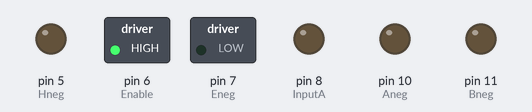
The sketch below on a simulated Arduino Uno, built with avr-gcc and run on an emulated ATmega328P. Parts: switched loads named in the sketch (green lamp = pin HIGH), output pins drawn as LEDs (lit = HIGH). Pins used as bus, display or sensor lines are not drawn.

Above: at 12.5 s.
At 31.6 s:
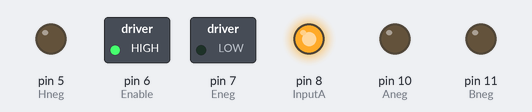
Timing chart, 0 to 32.9 s (numbered marks = the images above):
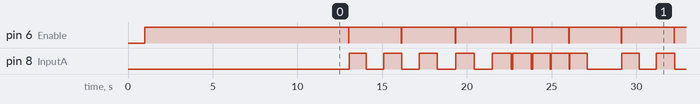

The sketch:

ClearPath-Arduino-Pulse-Burst.ino
```cpp
#include "math.h"
/*    ____________________________________________________________________________________________________
 *    ____ClearPath_Provided_Mode_Information_____________________________________________________________
 *    Selected Mode - Pulse Burst Positioning
 *      Description - ClearPath will move a distance proportional to the number of pulses sent to Input B.
 *                    The direction of movement is determined by the state of Input A. The speed is user-
 *                    definable. This mode offers most of the flexibility of a "step and direction" system,
 *                    but doesn't require an expensive indexer to create smoothly ramped move trajectories.
 *                    A simple counter/timer of a PLC or a software loop can generate the pulses.
 *
 *    Input Actions...
 *      Enable  - Asserting this input energizes the motor shaft. A short pulse (user-definable) on this
 *                input tells ClearPath to use the alternate speed limit setting for the next move.
 *      Input A - This input selects the direction of rotation.
 *      Input B - This input is connected to pulse train where the number of pulses represents the desired
 *                incremental distance for the move.

 *    Helpful Hints
 *    * The frequency of the pulse train is generally kept constant. The acceleration and deceleration is
 *      handled by ClearPath; there is no need for the frequency to ramp up and down like in a step and
 *      direction system.
 *    * The frequency of the pulse train applied to Input B must always be at a frequency higher than your
 *      specified Speed Limit so that the motor is never "using" the pulses faster than they're being
 *      supplied. Otherwise, the motor will prematurely ramp to zero speed.
 *    * If a move is in progress and Input A (the direction) is changed, the pulses already sent will still
 *      be interpreted as being in the former direction. If more pulses are then sent, they will be
 *      accumulated, and  ClearPath will make a move in the opposite direction after the current move
 *      finishes.
 *    * Homing can be set up to occur only once (after the first enable), or each time ClearPath is enabled.
 *
 *    ____________________________________________________________________________________________________
 *    ____Arduino_Demo_Information________________________________________________________________________
 *    This demo enables the motor and then commands the motor to move following a specific pattern
 *        (see below)
 *
 *        The specific pattern of moves is as follows:
 *                      + 10           *
 *                      - 20  (alt spd)
 *                      + 30
 *                      - 40
 *                      + 50  (alt spd)
 *                      - 60
 *                      + 70
 *                      - 80  (alt spd)
 *                      + 90
 *                      -100
 *                      + 90  (alt spd) --> - 80              (One pulse stream immediately following the previous)
 *                      + 70            --> - 60  (alt spd)
 *                      + 50            --> - 40
 *                      + 30  (alt spd) --> - 20
 *                      + 10
 *
 *    HLFB Implementation to be added later.
 *
 *    ____________________________________________________________________________________________________
 */

//Define Arduino pin numbers for the connection to the ClearPath controller cable.
//Wire colors refer to a standard Teknic ClearPath controller cable
const int Enable = 6; // ClearPath Enable Input;  +enable = BLU wire
const int Eneg = 7;   //                          -enable = ORN wire
const int InputA = 8; // ClearPath Input A;       +InputA = WHT wire
const int Aneg = 10;  //                          -InputA = BRN wire
const int InputB = 9; // ClearPath Input B;       +InputB = BLK wire
const int Bneg = 11;  //                          -InputB = YEL wire
const int HLFB = 4;   // ClearPath HLFB Output;   +HLFB   = GRN wire
const int Hneg = 5;   //                          -HLFB   = RED wire
// Alternately, you could connect all of the negative wires (ORN, BRN, YEL, RED) to ground (GND)
// This would free up pins 7, 10, 11, and 5 to be used for other purposes.

void MoveCommand(int distance,bool AltSpeed = 0);          // Function used to command increments

int DwellTime = 1000;     // desired time (ms) to wait before commanding another move
int HomeTime = 10000;     // time to wait for homing to complete
int MinAltPulse = 10;    // THIS MUST MATCH THE SETTINGS IN MSP
bool ReverseDirection = 0;    // THIS MUST MATCH THE SETTING IN MSP


// ============================================================================================
// put your setup code here, to run once:
void setup()
{
  //Define I/O pins
  pinMode(Enable, OUTPUT);
  pinMode(InputA, OUTPUT);
  pinMode(InputB, OUTPUT);
  pinMode(HLFB, INPUT_PULLUP);
  //pinMode(HLFB, INPUT);
  pinMode(Eneg, OUTPUT);
  pinMode(Aneg, OUTPUT);
  pinMode(Bneg, OUTPUT);
  pinMode(Hneg, OUTPUT);

  //Start Serial output for dubugging
  Serial.begin(9600);

  // start off by ensuring that the motor is disabled before proceeding
  digitalWrite(Enable, LOW);
  delay(DwellTime);

  //create ground pins for negative wires
  digitalWrite(Eneg, LOW);
  digitalWrite(Aneg, LOW);
  digitalWrite(Bneg, LOW);
  digitalWrite(Hneg, LOW);

  // set the two outputs to their initial states
  digitalWrite(InputA, LOW);
  digitalWrite(InputB, LOW);

  // Enable motor to start sequence
  digitalWrite(Enable, HIGH);
  // Command Homing sequence
  delay(HomeTime);
  delay(DwellTime);
}
// end of setup code
// ========================================================================================================


// ========================================================================================================
// put your main code here, to loops indefinitely:
void loop()
{
  MoveCommand(  1000);
  delay(DwellTime);
  MoveCommand( -2000,1);
  delay(DwellTime);
  MoveCommand(  3000);
  delay(DwellTime);
  MoveCommand( -4000);
  delay(DwellTime);
  MoveCommand(  5000,1);
  delay(DwellTime);
  MoveCommand( -6000);
  delay(DwellTime);
  MoveCommand(  7000);
  delay(DwellTime);
  MoveCommand( -8000,1);
  delay(DwellTime);
  MoveCommand(  9000);
  delay(DwellTime);
  MoveCommand(-10000);
  delay(DwellTime);
  MoveCommand( 9000,1);
  MoveCommand(-8000);
  delay(DwellTime);
  MoveCommand( 7000);
  MoveCommand(-6000,1);
  delay(DwellTime);
  MoveCommand( 5000);
  MoveCommand(-4000);
  delay(DwellTime);
  MoveCommand( 3000,1);
  MoveCommand(-2000);
  delay(DwellTime);
  MoveCommand( 1000);
  delay(DwellTime);

}
// end of main code, will loop indefinitely:
// ========================================================================================================


//////////////////////////////////////////////////////////////////////////////////////////////////////////
//Implementation of MoveCommand function
/////////////////////////////////////////////////////////////////////////////////////////////////////////
void MoveCommand(int distance, bool AltSpeed)
{
  /*  MoveCommand - takes in the distance you would like to command, adjusts input A to accomodate the direction,
   *    and then pulses the Input B line a number of times equal to the magnitude of distance. AltSpeed is
   *    an optional TRUE/FALSE input that when true commands the motor to run at the alternate speed.
   */
  if(AltSpeed){
    digitalWrite(Enable,LOW);
    delay(MinAltPulse*1.5);
    digitalWrite(Enable, HIGH);
    delay(MinAltPulse*1.5);
  }
  if(distance<0 && !ReverseDirection || distance>0 && ReverseDirection){
    digitalWrite(InputA,HIGH);
  }
  else{
    digitalWrite(InputA,LOW);
  }

  for(int count=0;count<abs(distance);count++){
    digitalWrite(InputB, HIGH);
    digitalWrite(InputB, LOW);
  }

}
```

Measured:
- by itself, pin 6 (Enable): repeats every 16.1 s: HIGH 3.1 s, LOW 0.02 s, HIGH 3.2 s, LOW 0.02 s, HIGH 3.3 s, LOW 0.02 s, HIGH 1.2 s, LOW 0.02 s, HIGH 2.2 s, LOW 0.02 s, HIGH 3.1 s, LOW 0.02 s
- by itself, pin 8 (InputA): repeats every 16.1 s: 2 × (LOW 1.0 s, HIGH 1.1 s), 2 × (LOW 1.1 s, HIGH 1.1 s), LOW 0.08 s, HIGH 1.1 s, LOW 0.09 s, HIGH 1.1 s, LOW 0.05 s, HIGH 1.1 s, LOW 0.03 s, HIGH 1.0 s, LOW 2.0 s, HIGH 1.0 s
- by itself, everything shown: repeats every 16.1 s, in 22 steps
